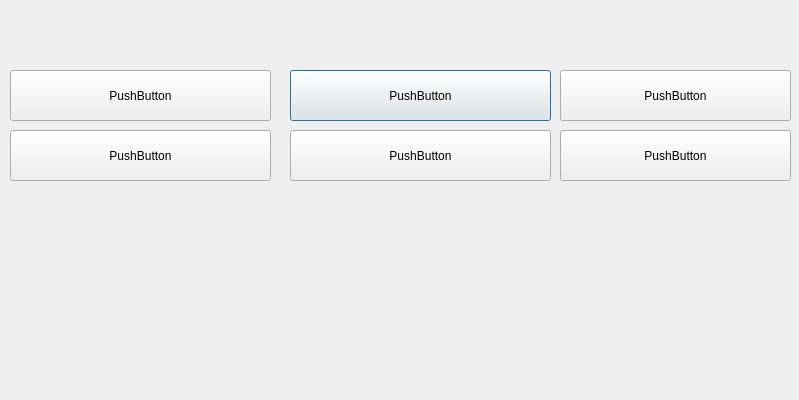
<?xml version="1.0" encoding="UTF-8"?>
<ui version="4.0">
 <class>Dialog</class>
 <widget class="QDialog" name="Dialog">
  <property name="geometry">
   <rect>
    <x>0</x>
    <y>0</y>
    <width>799</width>
    <height>400</height>
   </rect>
  </property>
  <property name="windowTitle">
   <string>Dialog</string>
  </property>
  <property name="styleSheet">
   <string notr="true">#Dialog{ 
background-image: url(://verte.png)
}
</string>
  </property>
  <widget class="QPushButton" name="cancion">
   <property name="geometry">
    <rect>
     <x>290</x>
     <y>70</y>
     <width>261</width>
     <height>51</height>
    </rect>
   </property>
   <property name="text">
    <string>PushButton</string>
   </property>
  </widget>
  <widget class="QPushButton" name="cancion_2">
   <property name="geometry">
    <rect>
     <x>10</x>
     <y>70</y>
     <width>261</width>
     <height>51</height>
    </rect>
   </property>
   <property name="text">
    <string>PushButton</string>
   </property>
  </widget>
  <widget class="QPushButton" name="cancion_3">
   <property name="geometry">
    <rect>
     <x>560</x>
     <y>70</y>
     <width>231</width>
     <height>51</height>
    </rect>
   </property>
   <property name="text">
    <string>PushButton</string>
   </property>
  </widget>
  <widget class="QPushButton" name="cancion_4">
   <property name="geometry">
    <rect>
     <x>10</x>
     <y>130</y>
     <width>261</width>
     <height>51</height>
    </rect>
   </property>
   <property name="text">
    <string>PushButton</string>
   </property>
  </widget>
  <widget class="QPushButton" name="cancion_5">
   <property name="geometry">
    <rect>
     <x>290</x>
     <y>130</y>
     <width>261</width>
     <height>51</height>
    </rect>
   </property>
   <property name="text">
    <string>PushButton</string>
   </property>
  </widget>
  <widget class="QPushButton" name="cancion_6">
   <property name="geometry">
    <rect>
     <x>560</x>
     <y>130</y>
     <width>231</width>
     <height>51</height>
    </rect>
   </property>
   <property name="text">
    <string>PushButton</string>
   </property>
  </widget>
  <zorder>cancion_4</zorder>
  <zorder>cancion</zorder>
  <zorder>cancion_2</zorder>
  <zorder>cancion_3</zorder>
  <zorder>cancion_5</zorder>
  <zorder>cancion_6</zorder>
 </widget>
 <resources/>
 <connections/>
</ui>
